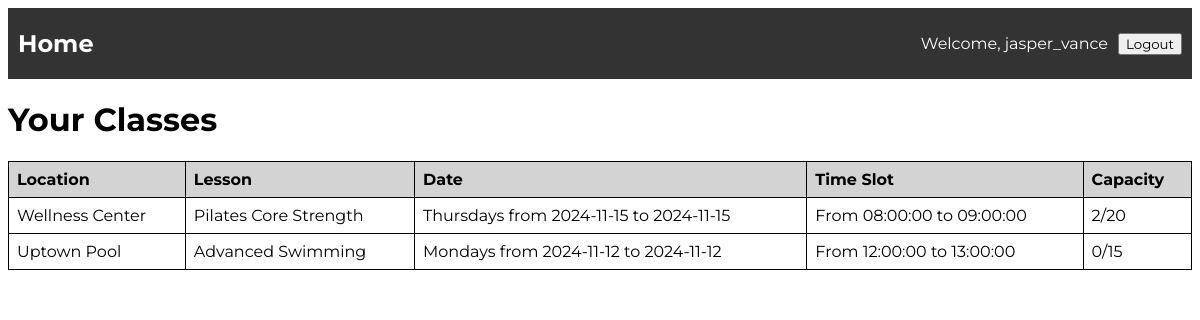
Page /instructor_account (signed in) on the committed database.
### models/models.py (models this page shows, shortened)
class Offering(db.Model):
    __tablename__ = 'offerings'
    offering_id = db.Column(db.Integer, primary_key=True, autoincrement=True)
    lesson_id = db.Column(
        db.Integer,
        db.ForeignKey('lessons.lesson_id', name='fk_lesson_id'),
        nullable=False
    )
    instructor_id = db.Column(
        db.Integer,
        db.ForeignKey('instructors.instructor_id', name='fk_instructor_id'),
        nullable=False
    )
    shedule_id = db.Column(
        db.Integer,
        db.ForeignKey('schedules.schedule_id', name='fk_schedule_id'),
        nullable=True
    )
    instructor = db.relationship('Instructor', backref=db.backref('offerings', lazy=True))
    schedule = db.relationship('Schedule', backref=db.backref('offerings', lazy=True))
    def display_capacity(self):
        count = len(Booking.query.filter_by(offering_id=self.offering_id).all())
        lesson = Lesson.query.filter_by(lesson_id=self.lesson_id).first()
        return f"{count}/{lesson.capacity}"

class Location(db.Model):
    __tablename__ = 'locations'
    location_id = db.Column(db.Integer, primary_key=True, autoincrement=True)
    name = db.Column(db.String(128), nullable=False)
    city = db.Column(db.String(128), nullable=False)
    address = db.Column(db.String(255), nullable=False)

class Lesson(db.Model):
    __tablename__ = 'lessons'
    lesson_id = db.Column(db.Integer, primary_key=True, autoincrement=True)
    name = db.Column(db.String(100), nullable=False, unique=True)
    lesson_type = db.Column(db.String(50), nullable=False)
    description = db.Column(db.String(255), nullable=False)
    capacity = db.Column(db.Integer, nullable=False)
    offerings = db.relationship('Offering', backref='lesson', lazy=True)
    lesson_time_slots = db.relationship('TimeSlot', back_populates='lesson', lazy=True)
    is_available = db.Column(db.Boolean, default=True)
    location_id = db.Column(db.Integer, db.ForeignKey('locations.location_id', name='fk_location_id'), nullable=True)
    location = db.relationship('Location', backref=db.backref('lessons', lazy=True))

class TimeSlot(db.Model):
    __tablename__ = 'time_slots'
    id = db.Column(db.Integer, primary_key=True)
    start_time = db.Column(db.String(50), nullable=False)
    end_time = db.Column(db.String(50), nullable=False)
    is_available = db.Column(db.Boolean, default=True, nullable=False)
    lesson_id = db.Column(db.Integer, db.ForeignKey('lessons.lesson_id', name='fk_lesson_id'), nullable=False)
    lesson = db.relationship('Lesson', back_populates='lesson_time_slots', lazy=True)
    day_of_week = db.Column(db.String(50), nullable=False)
    def display_date(self):
        start_date = self.start_time.split(" ")[0]
        end_date = self.end_time.split(" ")[0]
        return f"{self.day_of_week}s from {start_date} to {end_date}"
    def display_time(self):
        start_hour = self.start_time.split(" ")[1]
        end_hour = self.end_time.split(" ")[1]
        return f"From {start_hour} to {end_hour}"

### main.py (the view)
@app.route('/instructor_account')
def instructor_account():
    instructor_id = session.get('currentAccount')['instructor_id']
    my_classes = db.session.query(Offering).filter(Offering.instructor_id == instructor_id).all()
    return render_template('instructor_account.html', my_classes=my_classes)

### templates/instructor_account.html
{% include 'header.html' %}
    <h1>Your Classes</h1>
    <table>
        <thead>
            <tr>
                <th>Location</th>
                <th>Lesson</th>
                <th>Date</th>
                <th>Time Slot</th>
                <th>Capacity</th>
            </tr>
        </thead>
        <tbody>
            {% for offered_class in my_classes %}
            <tr>
                <td>{{ offered_class.lesson.location.name }}</td>
                <td>{{ offered_class.lesson.name }}</td>
                <td>{{ offered_class.schedule.time_slot.display_date() }}</td>
                <td>{{ offered_class.schedule.time_slot.display_time() }}</td>
                <td>{{ offered_class.display_capacity() }}</td>
            </tr>
            {% endfor %}
        </tbody>
    </table>
</body>
</html>

### static/style.css (style rules this page uses)
* { font-family: "Montserrat", sans-serif; }
table { width: 100%; border-collapse: collapse; }
th, td { border: 1px solid black; padding: 8px; text-align: left; }
th { background-color:lightgray; }

### rows in the picture
Offering: lesson.location.name "Wellness Center", lesson.name "Pilates Core Strength", schedule.time_slot.display_date "Thursdays from 2024-11-15 to 2024-11-15", schedule.time_slot.display_time "From 08:00:00 to 09:00:00", display_capacity "2/20"
Offering: lesson.location.name "Uptown Pool", lesson.name "Advanced Swimming", schedule.time_slot.display_date "Mondays from 2024-11-12 to 2024-11-12", schedule.time_slot.display_time "From 12:00:00 to 13:00:00", display_capacity "0/15"

### other values in the picture
{{ session['currentAccount']['username'] }} "jasper_vance"
